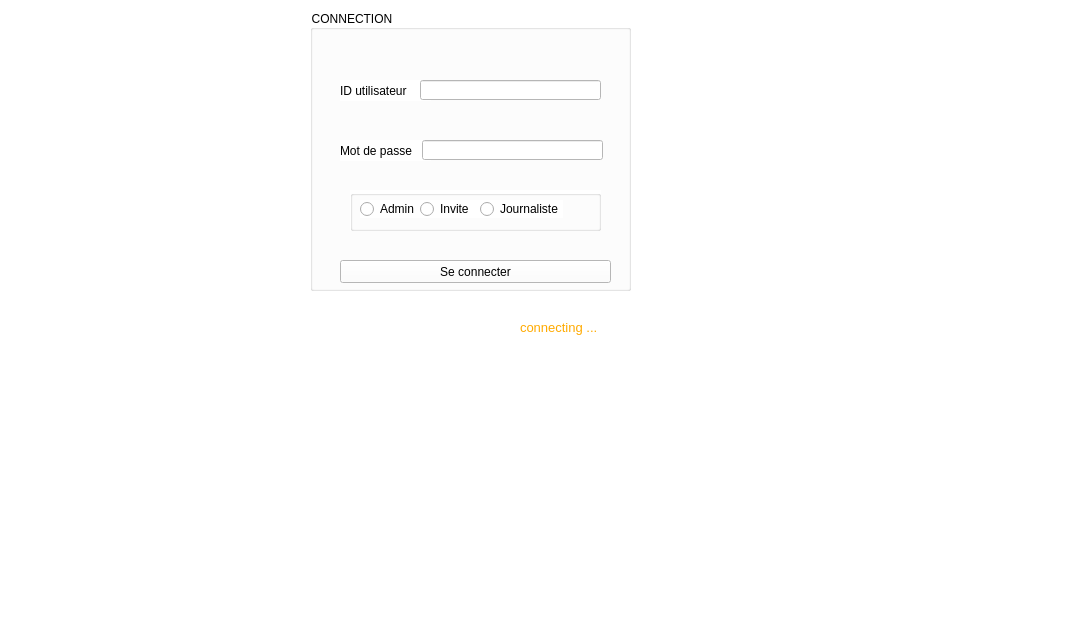
<?xml version="1.0" encoding="UTF-8"?>
<ui version="4.0">
 <class>MainWindow</class>
 <widget class="QMainWindow" name="MainWindow">
  <property name="geometry">
   <rect>
    <x>0</x>
    <y>0</y>
    <width>1089</width>
    <height>642</height>
   </rect>
  </property>
  <property name="windowTitle">
   <string>MainWindow</string>
  </property>
  <property name="styleSheet">
   <string notr="true">background-color: rgb(255, 255, 255);</string>
  </property>
  <widget class="QWidget" name="centralwidget">
   <widget class="QGroupBox" name="groupBox">
    <property name="geometry">
     <rect>
      <x>310</x>
      <y>10</y>
      <width>321</width>
      <height>281</height>
     </rect>
    </property>
    <property name="title">
     <string>CONNECTION</string>
    </property>
    <widget class="QLabel" name="label">
     <property name="geometry">
      <rect>
       <x>30</x>
       <y>70</y>
       <width>91</width>
       <height>21</height>
      </rect>
     </property>
     <property name="text">
      <string>ID utilisateur</string>
     </property>
    </widget>
    <widget class="QLabel" name="label_2">
     <property name="geometry">
      <rect>
       <x>30</x>
       <y>130</y>
       <width>91</width>
       <height>21</height>
      </rect>
     </property>
     <property name="text">
      <string>Mot de passe</string>
     </property>
    </widget>
    <widget class="QPushButton" name="pushButton_submit">
     <property name="geometry">
      <rect>
       <x>30</x>
       <y>250</y>
       <width>271</width>
       <height>23</height>
      </rect>
     </property>
     <property name="styleSheet">
      <string notr="true">/*QPushButton:hover
{
 background-color : green;
}

QPushButton:pressed
{
 background-color : red;
}
*/</string>
     </property>
     <property name="text">
      <string>Se connecter</string>
     </property>
    </widget>
    <widget class="QLineEdit" name="lineEdit_userID">
     <property name="enabled">
      <bool>true</bool>
     </property>
     <property name="geometry">
      <rect>
       <x>110</x>
       <y>70</y>
       <width>181</width>
       <height>20</height>
      </rect>
     </property>
     <property name="text">
      <string/>
     </property>
     <property name="maxLength">
      <number>10</number>
     </property>
     <property name="placeholderText">
      <string/>
     </property>
     <property name="clearButtonEnabled">
      <bool>false</bool>
     </property>
    </widget>
    <widget class="QLineEdit" name="lineEdit_password">
     <property name="geometry">
      <rect>
       <x>112</x>
       <y>130</y>
       <width>181</width>
       <height>20</height>
      </rect>
     </property>
     <property name="text">
      <string/>
     </property>
     <property name="maxLength">
      <number>20</number>
     </property>
     <property name="echoMode">
      <enum>QLineEdit::Password</enum>
     </property>
     <property name="placeholderText">
      <string/>
     </property>
    </widget>
    <widget class="QGroupBox" name="groupBox_2">
     <property name="geometry">
      <rect>
       <x>40</x>
       <y>180</y>
       <width>251</width>
       <height>41</height>
      </rect>
     </property>
     <property name="title">
      <string/>
     </property>
     <widget class="QRadioButton" name="rb_admin">
      <property name="geometry">
       <rect>
        <x>10</x>
        <y>10</y>
        <width>83</width>
        <height>18</height>
       </rect>
      </property>
      <property name="text">
       <string>Admin</string>
      </property>
     </widget>
     <widget class="QRadioButton" name="rb_invite">
      <property name="geometry">
       <rect>
        <x>70</x>
        <y>10</y>
        <width>83</width>
        <height>18</height>
       </rect>
      </property>
      <property name="text">
       <string>Invite</string>
      </property>
     </widget>
     <widget class="QRadioButton" name="rb_journaliste">
      <property name="geometry">
       <rect>
        <x>130</x>
        <y>10</y>
        <width>83</width>
        <height>18</height>
       </rect>
      </property>
      <property name="text">
       <string>Journaliste</string>
      </property>
     </widget>
    </widget>
   </widget>
   <widget class="QLabel" name="label_3">
    <property name="geometry">
     <rect>
      <x>520</x>
      <y>320</y>
      <width>121</width>
      <height>16</height>
     </rect>
    </property>
    <property name="text">
     <string>&lt;html&gt;&lt;head/&gt;&lt;body&gt;&lt;p style=&quot; font-size:10pt; color:#ffaa00;&quot;&gt;connecting ... &lt;/p&gt;&lt;/body&gt;&lt;/html&gt;</string>
    </property>
   </widget>
   <widget class="QLabel" name="label_pic">
    <property name="geometry">
     <rect>
      <x>50</x>
      <y>50</y>
      <width>201</width>
      <height>191</height>
     </rect>
    </property>
    <property name="styleSheet">
     <string notr="true">image: url(:/res/img/bg.png);</string>
    </property>
    <property name="text">
     <string/>
    </property>
   </widget>
   <widget class="QLabel" name="label_datetime">
    <property name="geometry">
     <rect>
      <x>260</x>
      <y>370</y>
      <width>441</width>
      <height>131</height>
     </rect>
    </property>
    <property name="font">
     <font>
      <family>Wide Latin</family>
      <pointsize>20</pointsize>
     </font>
    </property>
    <property name="text">
     <string/>
    </property>
   </widget>
  </widget>
  <widget class="QMenuBar" name="menubar">
   <property name="geometry">
    <rect>
     <x>0</x>
     <y>0</y>
     <width>1089</width>
     <height>26</height>
    </rect>
   </property>
  </widget>
  <widget class="QStatusBar" name="statusbar"/>
 </widget>
 <resources/>
 <connections/>
</ui>
